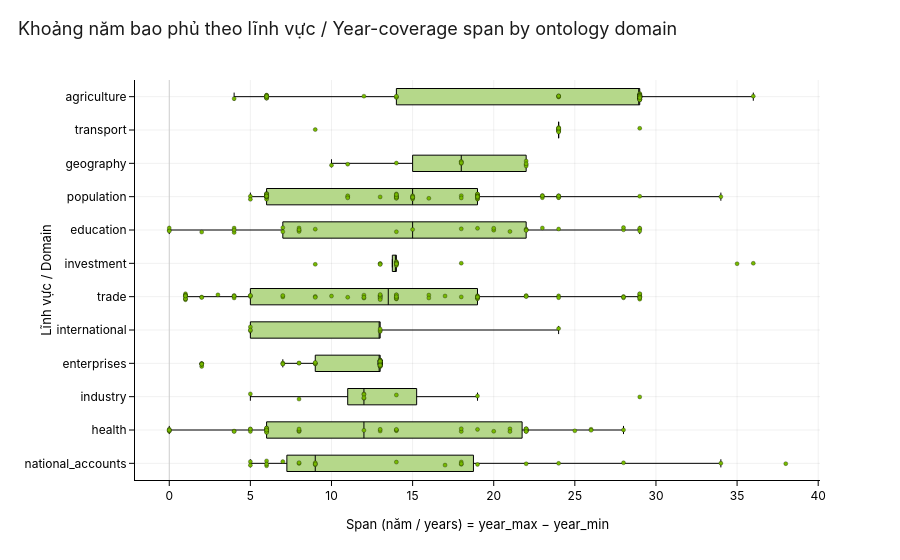

Source (notebook cell):
### Markdown cell above
## §3 — Year coverage

For every table whose data has a parseable `Năm` column, plot
`[year_min, year_max]` as a horizontal box per domain. The widest
windows belong to the long-running statistical series (national
accounts back to 1995, agriculture to 1989); the narrowest to recent
specialty cuts (poverty multidimensional indices only since 2016).

### Code cell
'''Figure 03 — year coverage [min, max] box-plot per domain.'''
years = extracted.dropna(subset=['year_min', 'year_max']).copy()
years['year_min'] = years['year_min'].astype(int)
years['year_max'] = years['year_max'].astype(int)
years['span'] = years['year_max'] - years['year_min']
years_by_dom = years.groupby('domain_id')['span'].median().sort_values()

fig03 = go.Figure()
# Horizontal range bars: one row per table, sorted by year_max within domain.
y_ticks = []
for i, (_, row) in enumerate(years.sort_values(['domain_id', 'year_max']).iterrows()):
    y_ticks.append(row['domain_id'])
fig03.add_trace(go.Box(
    x=years['year_max'] - years['year_min'],
    y=years['domain_id'],
    orientation='h',
    boxpoints='all', jitter=0.4, pointpos=0,
    marker=dict(color=NV_GREEN, size=4, line=dict(color=NV_BLACK, width=0.3)),
    line=dict(color=NV_BLACK, width=1),
    fillcolor=NV_GREEN_SOFT,
    hovertemplate=('<b>%{y}</b><br>span: %{x} năm / years<extra></extra>'),
    name='',
))
fig03.update_layout(
    title='Khoảng năm bao phủ theo lĩnh vực / '
          'Year-coverage span by ontology domain',
    xaxis_title='Span (năm / years) = year_max − year_min',
    yaxis=dict(title='Lĩnh vực / Domain',
                categoryorder='array',
                categoryarray=list(years_by_dom.index)),
    height=560, showlegend=False,
)
apply_nvidia_style(fig03)
save_figure(fig03, '03_year_coverage', width=1100, height=560, out_dir=OUT_DIR)
fig03.show()

print(f'  earliest year: {int(years["year_min"].min())}')
print(f'  latest   year: {int(years["year_max"].max())}')
print(f'  median span:   {int(years["span"].median())} năm / years')

### Figure 1 — Plotly figure (JSON) as saved in the notebook; plotly's stock layout.template omitted (floating-point values rounded to 4 significant figures; data arrays with more than 128 entries replaced by an {"elided": "..."} marker saying what was removed)
{"data": [{"boxpoints": "all", "fillcolor": "#B5D88A", "hovertemplate": "<b>%{y}</b><br>span: %{x} năm / years<extra></extra>", "jitter": 0.4, "line": {"color": "#000000", "width": 1}, "marker": {"color": "#76B900", "line": {"color": "#000000", "width": 0.3}, "size": 4}, "name": "", "orientation": "h", "pointpos": 0, "type": "box", "x": {"elided": "398 int values"}, "y": {"elided": "398 str values"}}], "layout": {"colorway": ["#76B900", "#000000", "#888888", "#B5D88A", "#444444", "#CCCCCC"], "font": {"color": "#000000", "family": "NVIDIA Sans, NVIDIASans, NVIDIA, Inter, Helvetica Neue, Helvetica, Arial, sans-serif", "size": 13}, "height": 560, "hoverlabel": {"bgcolor": "#000000", "bordercolor": "#76B900", "font": {"color": "#FFFFFF", "family": "NVIDIA Sans, NVIDIASans, NVIDIA, Inter, Helvetica Neue, Helvetica, Arial, sans-serif", "size": 12}}, "legend": {"bgcolor": "rgba(255,255,255,0.92)", "bordercolor": "#CCCCCC", "borderwidth": 1, "font": {"color": "#000000", "family": "NVIDIA Sans, NVIDIASans, NVIDIA, Inter, Helvetica Neue, Helvetica, Arial, sans-serif", "size": 12}}, "margin": {"b": 80, "l": 120, "r": 80, "t": 80}, "paper_bgcolor": "#FFFFFF", "plot_bgcolor": "#FFFFFF", "showlegend": false, "title": {"font": {"color": "#1A1A1A", "family": "NVIDIA Sans, NVIDIASans, NVIDIA, Inter, Helvetica Neue, Helvetica, Arial, sans-serif", "size": 18}, "text": "Khoảng năm bao phủ theo lĩnh vực / Year-coverage span by ontology domain", "x": 0.02, "xanchor": "left", "y": 0.96}, "xaxis": {"automargin": true, "gridcolor": "rgba(0,0,0,0.06)", "linecolor": "#000000", "linewidth": 1, "mirror": false, "showgrid": true, "showline": true, "tickcolor": "#000000", "tickfont": {"color": "#000000", "family": "NVIDIA Sans, NVIDIASans, NVIDIA, Inter, Helvetica Neue, Helvetica, Arial, sans-serif", "size": 12}, "ticks": "outside", "title": {"font": {"color": "#000000", "family": "NVIDIA Sans, NVIDIASans, NVIDIA, Inter, Helvetica Neue, Helvetica, Arial, sans-serif", "size": 13}, "text": "Span (năm / years) = year_max − year_min"}, "zeroline": true, "zerolinecolor": "#CCCCCC"}, "yaxis": {"automargin": true, "categoryarray": ["national_accounts", "health", "industry", "enterprises", "international", "trade", "investment", "education", "population", "geography", "transport", "agriculture"], "categoryorder": "array", "gridcolor": "rgba(0,0,0,0.06)", "linecolor": "#000000", "linewidth": 1, "mirror": false, "showgrid": true, "showline": true, "tickcolor": "#000000", "tickfont": {"color": "#000000", "family": "NVIDIA Sans, NVIDIASans, NVIDIA, Inter, Helvetica Neue, Helvetica, Arial, sans-serif", "size": 12}, "ticks": "outside", "title": {"font": {"color": "#000000", "family": "NVIDIA Sans, NVIDIASans, NVIDIA, Inter, Helvetica Neue, Helvetica, Arial, sans-serif", "size": 13}, "text": "Lĩnh vực / Domain"}, "zeroline": true, "zerolinecolor": "#CCCCCC"}}}
